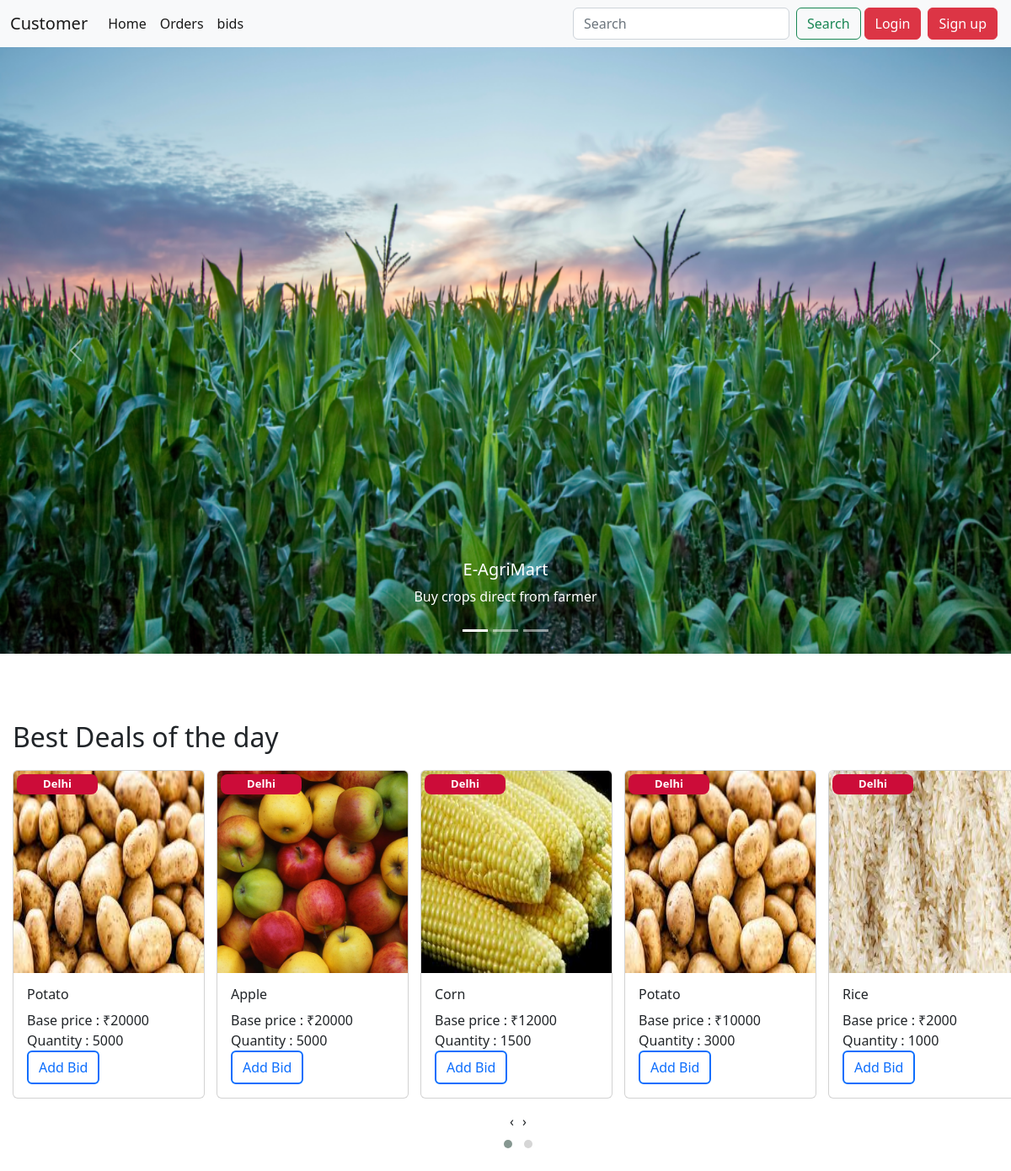
Screenshot of /customer/page/ with the database file from the repository.
### farmer/models.py (models this page shows)
class Product(models.Model):
    id = models.AutoField(primary_key=True)
    farmer = models.ForeignKey(UserProfile,on_delete = models.CASCADE)
    crop_img = models.ImageField(upload_to="crop_img")
    crop_name = models.CharField(max_length=150)
    quantity = models.PositiveIntegerField()
    price = models.PositiveBigIntegerField()
    quality = models.CharField(choices=crop_quality_choice,max_length=30,null=True,blank=True)
    def __str__(self):
        return self.crop_name

### account/models.py (models this page shows, shortened)
class UserProfile(models.Model):
    id = models.AutoField(primary_key=True)
    user = models.ForeignKey(User,on_delete = models.CASCADE)
    user_type = models.CharField(choices=user_type_choices,max_length = 10)
    address = models.ForeignKey(Address,on_delete = models.CASCADE)
    contact_no = models.PositiveIntegerField()

class Address(models.Model):
    id = models.AutoField(primary_key = True)
    pincode = models.IntegerField(blank=True, null=True)
    city = models.CharField(choices=city_choices,max_length=70,blank=True, null=True,)
    state = models.CharField(choices=State_choices,max_length=70,blank=True, null=True)
    landmark = models.CharField(max_length=70)

### customer/views.py (the view)
# urls.py: path("page/",index),
def index(request):
    allproduct = Product.objects.all().order_by("-price")
    print(allproduct)
    context = {"allproducts":allproduct}
    for p in allproduct:
        print(p.crop_name)
    return render(request,"customerpanel.html",context=context)

### templates/customerpanel.html (shortened to what this page needs)
{% extends 'customerbase.html' %}
{% block css %}
<link rel="stylesheet" href="https://cdnjs.cloudflare.com/ajax/libs/OwlCarousel2/2.3.4/assets/owl.carousel.min.css" />
<link rel="stylesheet" href="https://cdnjs.cloudflare.com/ajax/libs/OwlCarousel2/2.3.4/assets/owl.theme.default.min.css" />
{% endblock css %}
{% block body %}
<div class="main-container">
      <div  id="carouselExampleCaptions" class="carousel slide" data-bs-ride="carousel">
        <div class="carousel-indicators">
          <button type="button" data-bs-target="#carouselExampleCaptions" data-bs-slide-to="0" class="active"
            aria-current="true" aria-label="Slide 1"></button>
          <button type="button" data-bs-target="#carouselExampleCaptions" data-bs-slide-to="1"
            aria-label="Slide 2"></button>
          <button type="button" data-bs-target="#carouselExampleCaptions" data-bs-slide-to="2"
            aria-label="Slide 3"></button>
        </div>
        <div class="carousel-inner">
          <div class="carousel-item active">
            <img id="showimg1" src="/static/main.png" class="d-block w-100" alt="...">
            <div class="carousel-caption d-none d-md-block">
              <h5>E-AgriMart</h5>
              <p>Buy crops direct from farmer</p>
            </div>
          </div>
        </div>
        <button class="carousel-control-prev" type="button" data-bs-target="#carouselExampleCaptions" data-bs-slide="prev">
          <span class="carousel-control-prev-icon" aria-hidden="true"></span>
        </button>
        <button class="carousel-control-next" type="button" data-bs-target="#carouselExampleCaptions" data-bs-slide="next">
          <span class="carousel-control-next-icon" aria-hidden="true"></span>
        </button>
      </div>
    </div>
    <h2 class="carousel-title" >Best Deals of the day</h2>
    <div id="top-products" class="owl-carousel owl-theme">
      {% for p in allproducts%}
      <div class="item">
        <div class="card" style="width: 19vw;">
          <div class="discount-banner"><p>{{p.discount|floatformat:"-1"}}{{p.farmer.address.state}}</p></div>
          <img src="{{p.crop_img.url}}" class="card-img-top pro-img" alt="...">
          <div class="card-body">
            <h6 class="card-title">{{p.crop_name|truncatechars_html:50}}</h6>
            <p style="margin-bottom: 0px;" class="card-text">Base price : ₹{{p.price}}</p>
            <p style="margin-bottom: 0px;" class="card-text">Quantity : {{p.quantity}}</p>
            <a href="/customer/crop/{{p.id}}/" style="color : #0D6EFD; border:2px solid #0D6EFD"  class="btn">Add Bid</a>
          </div>
        </div>
      </div>
      {% endfor %}
  </div>
{% endblock body %}

### templates/customerpanel.html (style rules this page uses)
body { padding: 0; margin: 0; box-sizing: border-box; }
.main-container { width: 100vw; height: 100vh; }
#showimg1 { width: 100%; height: 90vh; }
#top-products { margin-bottom: 20px; }
.discount-banner { width: 8vw; height: 3vh; background-color: #CC0C39; color: white; font-weight: bolder; position: absolute; padding: 10px; border-radius: 0.5rem; display: flex; align-items: center; justify-content: center; margin-top: 4px; margin-left: 4px; }
.discount-banner p { margin-top: 15px; font-size: small; }
.carousel-title { margin-left: 15px; margin-bottom: 20px; }
#top-products { margin-left: 15px; margin-right: 15px; margin-top: 10px; }
.pro-img { height:30vh; }

### rows the page displays
Product: farmer.address.state "Delhi", crop_img (picture), crop_name "Potato", price "20000", quantity "5000"
Product: farmer.address.state "Delhi", crop_img (picture), crop_name "Apple", price "20000", quantity "5000"
Product: farmer.address.state "Delhi", crop_img (picture), crop_name "Corn", price "12000", quantity "1500"
Product: farmer.address.state "Delhi", crop_img (picture), crop_name "Potato", price "10000", quantity "3000"
Product: farmer.address.state "Delhi", crop_img (picture), crop_name "Rice", price "2000", quantity "1000"
